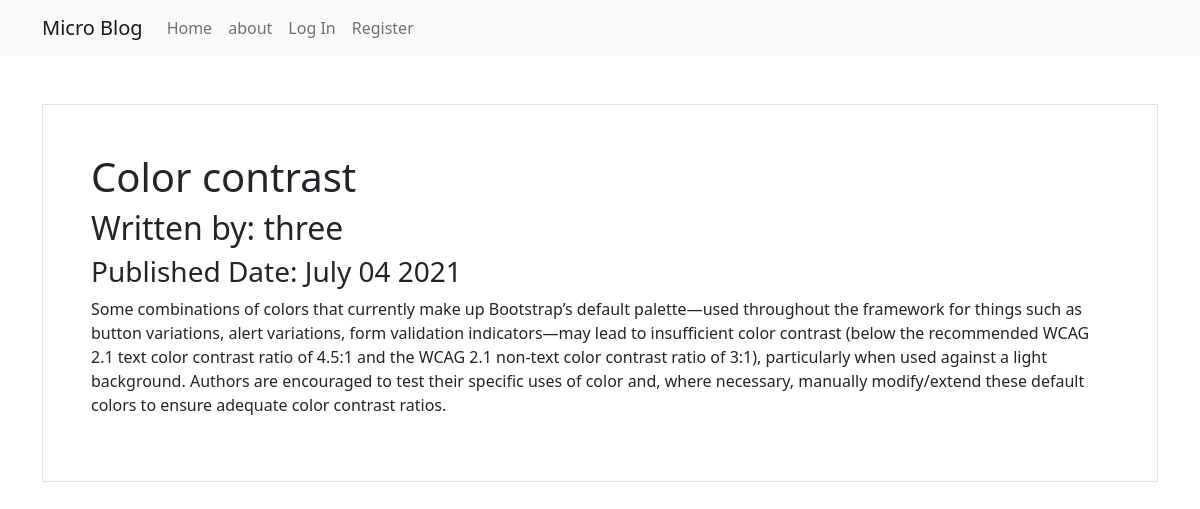
The page /5 on the database its author committed.
### puppycompanyblog/models.py (models this page shows, shortened)
class BlogPost(db.Model):
    users = db.relationship("User")
    id = db.Column(db.Integer, primary_key = True)
    user_id = db.Column(db.Integer, db.ForeignKey('users.id'), nullable=False)
    date = db.Column(db.DateTime, nullable=False, default=datetime.utcnow)
    title = db.Column(db.String(140), nullable=False)
    text = db.Column(db.Text, nullable=False)

class User(db.Model, UserMixin):
    __tablename__ = 'users'
    id = db.Column(db.Integer, primary_key= True)
    profile_image = db.Column(db.String(20), nullable = False, default = "default_profile.png")
    email = db.Column(db.String(64), unique = True, index = True)
    username = db.Column(db.String(64), unique = True, index = True)
    password_hash = db.Column(db.String(128))
    posts = db.relationship("BlogPost", backref='author', lazy=True)

### puppycompanyblog/users/views.py (the view)
@users.route('/<username>')
def user_posts(username):
    page = request.args.get('page', 1, type=int)
    user = User.query.filter_by(username=username).first_or_404()
    blog_posts = BlogPost.query.filter_by(author=user).order_by(BlogPost.date.desc()).paginate(page=page, per_page=5)
    return render_template('user_blog_posts.html', blog_posts=blog_posts, user=user)

### puppycompanyblog/blog_posts/views.py (called while the page is built)
@blog_posts.route('/<int:blog_post_id>')
def blog_post(blog_post_id):
    blog_post = BlogPost.query.get_or_404(blog_post_id)
    return render_template('blog_post.html', title=blog_post.title, date=blog_post.date, post=blog_post), 200

### puppycompanyblog/templates/blog_post.html (shortened to what this page needs)
{% extends "base.html" %}
{% block content %}
<div class="container-fulid border my-5 p-5 text center">
    <h1>{{ post.title }}</h1>
    <h2>Written by: {{post.author.username}} </h2>
    <h3>Published Date: {{ post.date.strftime('%B %d %Y') }} </h3>
    <p>{{ post.text }}</p>
</div>
{% endblock %}

### rows shown on the page
BlogPost: title "Color contrast", date "July 04 2021", text "Some combinations of colors that currently make up Bootstrap’s default palette—used throughout the framework for things such as button variations, alert variations, form validation indicators—may lead to insufficient color contrast (below the recommended WCAG 2.1 text color contrast ratio of 4.5:1 and the WCAG 2.1 non-text color contrast ratio of 3:1), particularly when used against a light background. Authors are encouraged to test their specific uses of color and, where necessary, manually modify/extend these default colors to ensure adequate color contrast ratios."
User: author.username "three"
